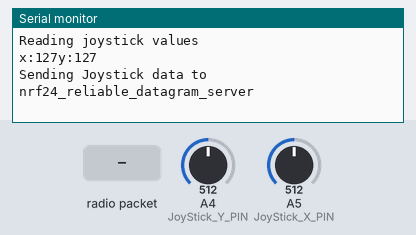
Bench run of a sketch on a simulated Arduino Uno, built with avr-gcc and run on an emulated ATmega328P. Shown: the last lines printed to the serial monitor. Inputs (shaded band) come from the test bench; at power-on: A4 (JoyStick_Y_PIN) = 512, A5 (JoyStick_X_PIN) = 512. No radio packets arrive unless stated.

Above: at 1.2 s.
1.3 s: radio packet "1" arrives
At 1.7 s:
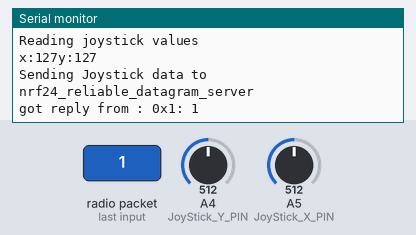
5.4 s: A4 (JoyStick_Y_PIN) set to 716
At 6.8 s:
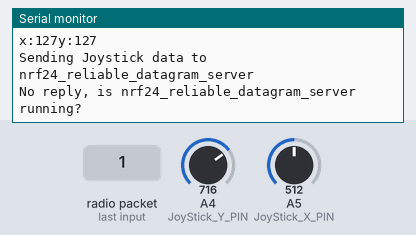
6.9 s: A5 (JoyStick_X_PIN) set to 716
At 8.1 s:
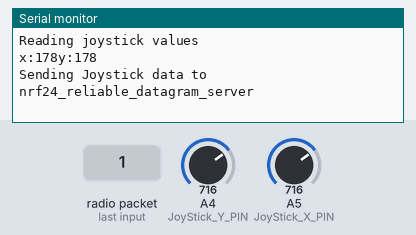
8.4 s: radio packet "0" arrives
At 8.8 s:
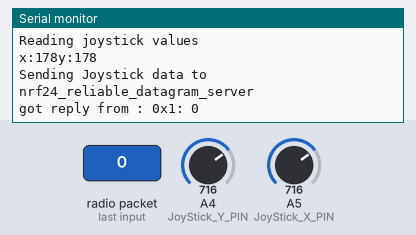
9.9 s: A4 (JoyStick_Y_PIN) set to 900
At 11.3 s:
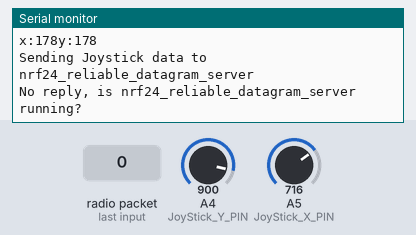
11.4 s: A5 (JoyStick_X_PIN) set to 900
At 12.0 s:
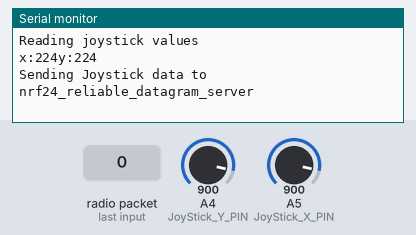
Timing chart, 0 to 13.9 s (numbered marks = the images above; inputs shaded):
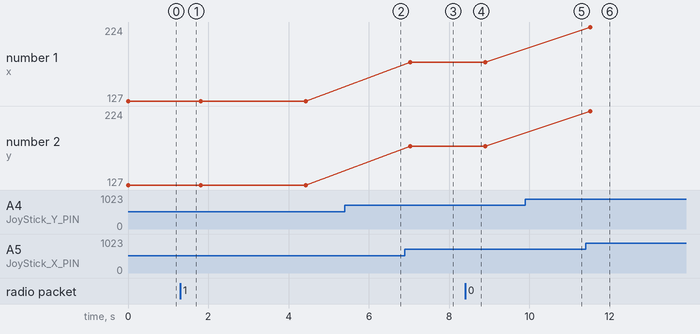

Measured:
- after the input at 1.3 s, the serial monitor: prints a new line at once (image 1)
- after the input at 6.9 s, the serial monitor: prints a new line after 0.14 s (image 3)
- after the input at 8.4 s, the serial monitor: prints a new line at once (image 4)
- after the input at 11.4 s, the serial monitor: prints a new line after 0.12 s (image 6)

The sketch:

gyro_transmitter.ino
```cpp
/* YourDuinoStarter Example: TRANSMIT nRF24L01 Joystick data to Pan Tilt Over Radio.
   QUESTIONS? terry@yourduino.com
 - WHAT IT DOES: Reads Joystick Analog Values on A0, A1 and transmits
   them over a nRF24L01 Radio Link, using the Radiohead library.
 - TODO! Send the Joystick push-down click to turn Laser on and off
 - SEE the comments after "//" on each line below
 - CONNECTIONS: nRF24L01 Modules See:
 http://arduino-info.wikispaces.com/Nrf24L01-2.4GHz-HowTo
   1 - GND
   2 - VCC 3.3V !!! NOT 5V
   3 - CE to Arduino pin 8
   4 - CSN to Arduino pin 10
   5 - SCK to Arduino pin 13
   6 - MOSI to Arduino pin 11
   7 - MISO to Arduino pin 12
   8 - UNUSED

      -
   Analog Joystick or two 10K potentiometers:
   GND to Arduino GND
   VCC to Arduino +5V
   X Pot to Arduino A5
   Y Pot to Arduino A4
   Click Button to pin 4

   -V2.00 7/12/14  by Noah King
   Based on examples at http://www.airspayce.com/mikem/arduino/RadioHead/index.html
*/

/*-----( Import needed libraries )-----*/
// SEE http://arduino-info.wikispaces.com/Arduino-Libraries  !!
// NEED the RadioHead Library installed!
// http://www.airspayce.com/mikem/arduino/RadioHead/RadioHead-1.23.zip
#include <RHReliableDatagram.h>
#include <RH_NRF24.h>
#include <SPI.h>


/*-----( Declare Constants and Pin Numbers )-----*/
#define JoyStick_X_PIN     A5  //Pin Numbers
#define JoyStick_Y_PIN     A4
#define ClickPIN           4

#define CLIENT_ADDRESS 1      // For Radio Link
#define SERVER_ADDRESS 2


// Create an instance of the radio driver
RH_NRF24 RadioDriver;

// Create an instance of a manager object to manage message delivery and receipt, using the driver declared above
RHReliableDatagram RadioManager(RadioDriver, CLIENT_ADDRESS);// sets the driver to NRF24 and the client adress to 1

/*-----( Declare Variables )-----*/
uint8_t joystick[2];  // 2 element array of unsigned 8-bit type, holding Joystick readings

// Predefine the message buffer here: Don't put this on the stack:
uint8_t buf[RH_NRF24_MAX_MESSAGE_LEN];    // Actually: 28 bytes (32 minus 4 byte header)

void setup()  /****** SETUP: RUNS ONCE ******/
{
  // begin serial to display on Serial Monitor. Set Serial Monitor to 115200
  // See http://arduino-info.wikispaces.com/YourDuino-Serial-Monitor
  Serial.begin(115200);

  // NOTE: pinMode for Radio pins handled by RadioDriver
  if (!RadioManager.init())   // Defaults after init are 2.402 GHz (channel 2), 2Mbps, 0dBm
    Serial.println("init failed");

  pinMode(ClickPIN, INPUT);  //Not really needed: pins default to INPUT
}


void loop() /****** LOOP: RUNS CONSTANTLY ******/
{
  //Read the joystick values, scale them to 8-bit type and store them in the joystick[] array.
  Serial.println("Reading joystick values ");
  // Take the value of Joystick voltages which are 0 to 1023 (10 bit), and convert them to 0 to 255 (8 bit)
  joystick[0] = map(analogRead(JoyStick_X_PIN), 0, 1023, 0, 255);
  joystick[1] = map(analogRead(JoyStick_Y_PIN), 0, 1023, 0, 255);

  //Display the joystick values in the serial monitor.
  Serial.print("x:");
  Serial.print(joystick[0]);
  Serial.print("y:");
  Serial.println(joystick[1]);

  Serial.println("Sending Joystick data to nrf24_reliable_datagram_server");
  //Send a message containing Joystick data to manager_server
  if (RadioManager.sendtoWait(joystick, sizeof(joystick), SERVER_ADDRESS))
  {
    // Now wait for a reply from the server
    uint8_t len = sizeof(buf);
    uint8_t from;
    if (RadioManager.recvfromAckTimeout(buf, &len, 2000, &from))
    {
      Serial.print("got reply from : 0x");
      Serial.print(from, HEX);
      Serial.print(": ");
      Serial.println((char*)buf);
    }
    else
    {
      Serial.println("No reply, is nrf24_reliable_datagram_server running?");
    }
  }
  else
    Serial.println("sendtoWait failed");

  delay(500);  // Wait a bit before next transmission
}
```
